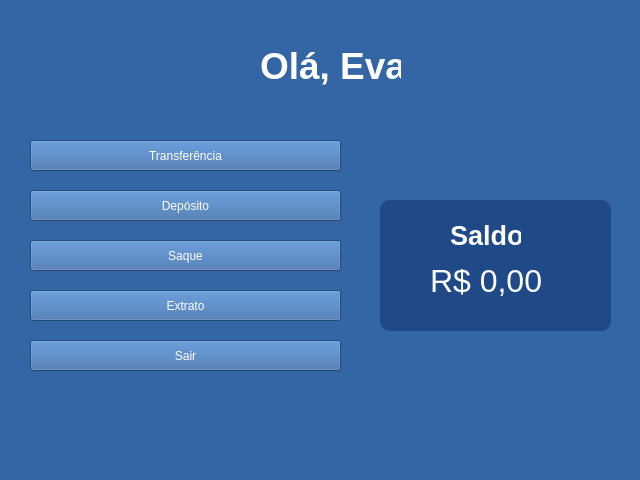
<?xml version="1.0" encoding="UTF-8"?>
<ui version="4.0">
 <class>MainWindow</class>
 <widget class="QMainWindow" name="MainWindow">
  <property name="geometry">
   <rect>
    <x>0</x>
    <y>0</y>
    <width>640</width>
    <height>480</height>
   </rect>
  </property>
  <property name="windowTitle">
   <string>MainWindow</string>
  </property>
  <property name="styleSheet">
   <string notr="true">background-color: rgb(52, 101, 164);</string>
  </property>
  <widget class="QWidget" name="centralwidget">
   <widget class="QFrame" name="frame">
    <property name="geometry">
     <rect>
      <x>380</x>
      <y>200</y>
      <width>231</width>
      <height>131</height>
     </rect>
    </property>
    <property name="styleSheet">
     <string notr="true">QFrame{
    background-color: rgb(32, 74, 135);
    border-radius: 10px;
}
</string>
    </property>
    <property name="frameShape">
     <enum>QFrame::StyledPanel</enum>
    </property>
    <property name="frameShadow">
     <enum>QFrame::Raised</enum>
    </property>
    <widget class="QLabel" name="label">
     <property name="geometry">
      <rect>
       <x>70</x>
       <y>20</y>
       <width>71</width>
       <height>31</height>
      </rect>
     </property>
     <property name="font">
      <font>
       <pointsize>20</pointsize>
       <weight>75</weight>
       <bold>true</bold>
      </font>
     </property>
     <property name="styleSheet">
      <string notr="true">color: rgb(255, 255, 255);</string>
     </property>
     <property name="text">
      <string>Saldo</string>
     </property>
    </widget>
    <widget class="QLabel" name="saldo">
     <property name="geometry">
      <rect>
       <x>50</x>
       <y>50</y>
       <width>111</width>
       <height>61</height>
      </rect>
     </property>
     <property name="font">
      <font>
       <pointsize>24</pointsize>
      </font>
     </property>
     <property name="styleSheet">
      <string notr="true">color: rgb(255, 255, 255);</string>
     </property>
     <property name="text">
      <string>R$ 0,00</string>
     </property>
    </widget>
   </widget>
   <widget class="QPushButton" name="buttonTransf">
    <property name="geometry">
     <rect>
      <x>30</x>
      <y>140</y>
      <width>311</width>
      <height>31</height>
     </rect>
    </property>
    <property name="cursor">
     <cursorShape>PointingHandCursor</cursorShape>
    </property>
    <property name="styleSheet">
     <string notr="true">color: rgb(255, 255, 255);</string>
    </property>
    <property name="text">
     <string>Transferência</string>
    </property>
   </widget>
   <widget class="QPushButton" name="buttonDepos">
    <property name="geometry">
     <rect>
      <x>30</x>
      <y>190</y>
      <width>311</width>
      <height>31</height>
     </rect>
    </property>
    <property name="cursor">
     <cursorShape>PointingHandCursor</cursorShape>
    </property>
    <property name="styleSheet">
     <string notr="true">color: rgb(255, 255, 255);</string>
    </property>
    <property name="text">
     <string>Depósito</string>
    </property>
   </widget>
   <widget class="QPushButton" name="buttonSaque">
    <property name="geometry">
     <rect>
      <x>30</x>
      <y>240</y>
      <width>311</width>
      <height>31</height>
     </rect>
    </property>
    <property name="cursor">
     <cursorShape>PointingHandCursor</cursorShape>
    </property>
    <property name="styleSheet">
     <string notr="true">color: rgb(255, 255, 255);</string>
    </property>
    <property name="text">
     <string>Saque</string>
    </property>
   </widget>
   <widget class="QLabel" name="label_3">
    <property name="geometry">
     <rect>
      <x>260</x>
      <y>40</y>
      <width>141</width>
      <height>51</height>
     </rect>
    </property>
    <property name="font">
     <font>
      <pointsize>28</pointsize>
      <weight>75</weight>
      <bold>true</bold>
     </font>
    </property>
    <property name="styleSheet">
     <string notr="true">color: rgb(255, 255, 255);</string>
    </property>
    <property name="text">
     <string>Olá, Eva</string>
    </property>
   </widget>
   <widget class="QPushButton" name="buttonExtra">
    <property name="geometry">
     <rect>
      <x>30</x>
      <y>290</y>
      <width>311</width>
      <height>31</height>
     </rect>
    </property>
    <property name="cursor">
     <cursorShape>PointingHandCursor</cursorShape>
    </property>
    <property name="styleSheet">
     <string notr="true">color: rgb(255, 255, 255);</string>
    </property>
    <property name="text">
     <string>Extrato</string>
    </property>
   </widget>
   <widget class="QPushButton" name="buttonSair">
    <property name="geometry">
     <rect>
      <x>30</x>
      <y>340</y>
      <width>311</width>
      <height>31</height>
     </rect>
    </property>
    <property name="cursor">
     <cursorShape>PointingHandCursor</cursorShape>
    </property>
    <property name="styleSheet">
     <string notr="true">color: rgb(255, 255, 255);</string>
    </property>
    <property name="text">
     <string>Sair</string>
    </property>
   </widget>
  </widget>
  <widget class="QStatusBar" name="statusbar"/>
 </widget>
 <resources/>
 <connections/>
</ui>
